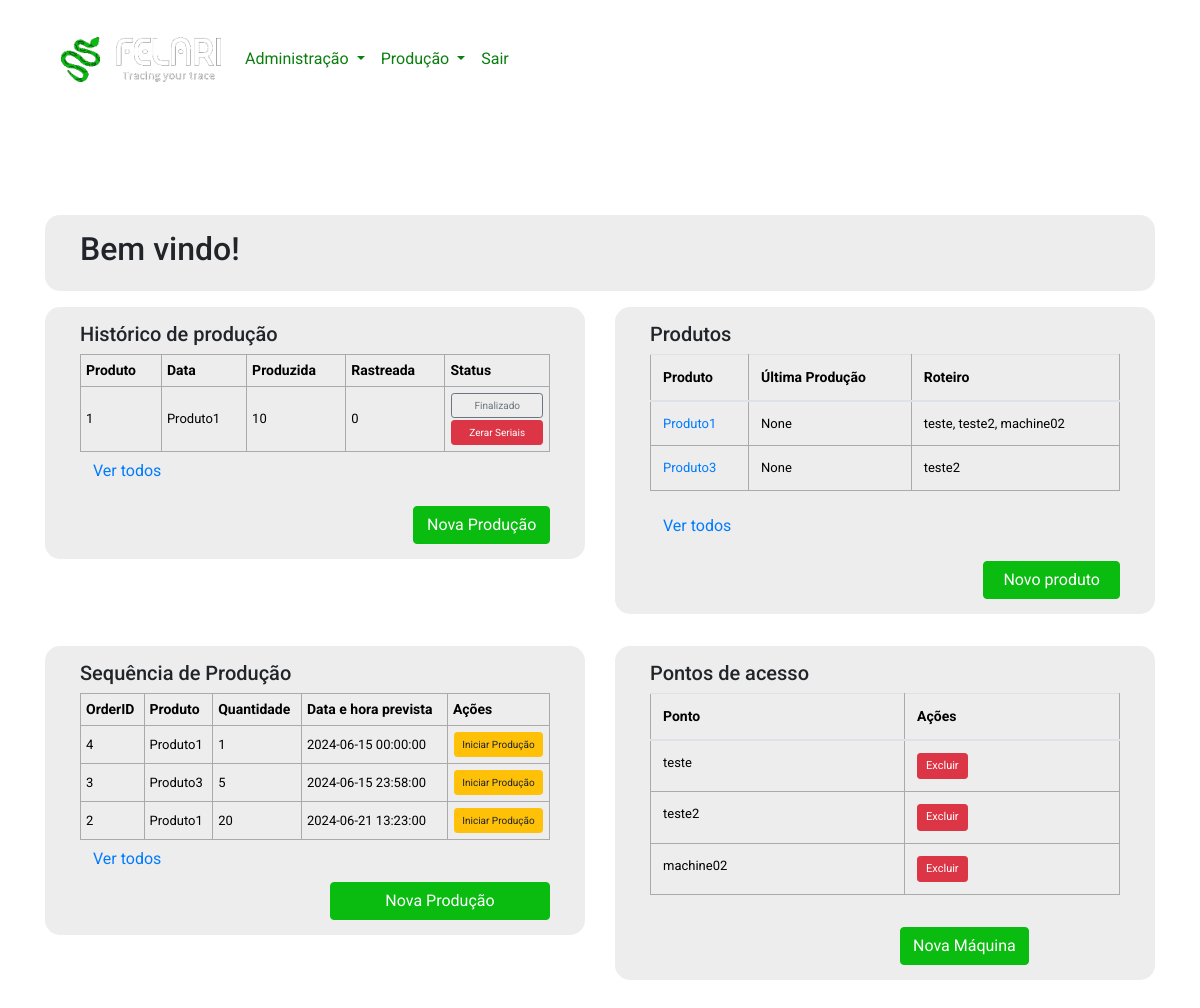
Page / (signed in) on the earlier database version.
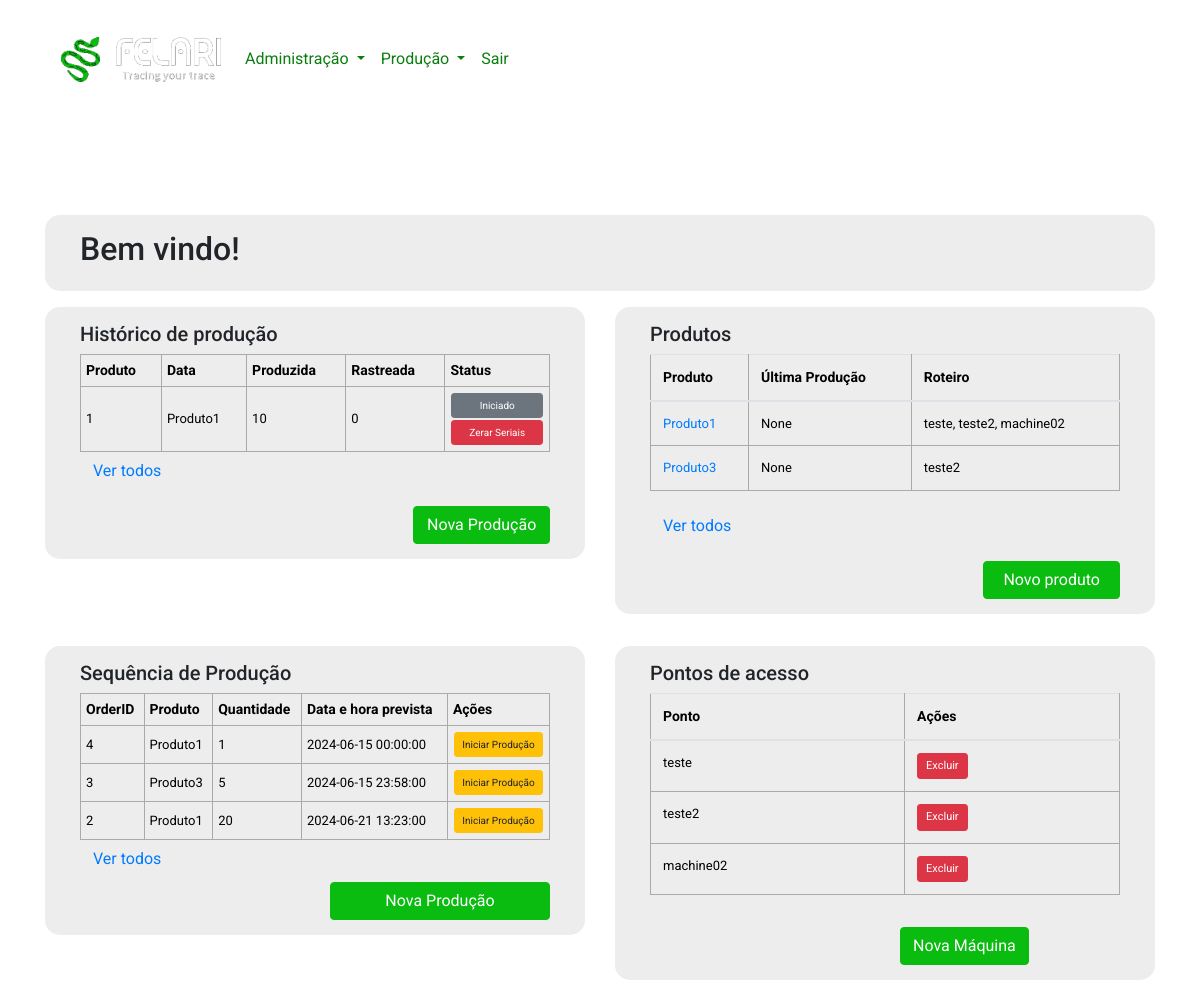
Same page on the later database version.
### app.py (models this page shows, shortened)
class OrdemProducao(db.Model):
    id = db.Column(db.Integer, primary_key=True)
    produto_id = db.Column(db.Integer, db.ForeignKey('product.id'), nullable=False)
    produto = db.relationship('Product', backref=db.backref('ordens_producao', lazy=True))
    quantidade = db.Column(db.Integer, nullable=False)
    data_prevista = db.Column(db.DateTime, nullable=False)
    status = db.Column(db.Integer, nullable=False)

class Product(db.Model):
    id = db.Column(db.Integer, primary_key=True)
    nome = db.Column(db.String(100), nullable=False)
    ultima_producao = db.Column(db.DateTime)
    access_points = db.relationship('AccessPoint', secondary=products_access_points, backref=db.backref('products', lazy='dynamic'))

### app.py (the view, shortened to what this page needs)
@app.route('/', methods=['GET', 'POST'])
@login_required
def index():
    produtos = Product.query.join(Product.access_points).all()
    ordens = OrdemProducao.query.order_by(OrdemProducao.data_prevista).all()
    form = TaskForm()
    tasks = aFazer.query.order_by(aFazer.date_created).all()
    access_points = AccessPoint.query.all()
    return render_template('index.html', form=form, tasks=tasks, access_points=access_points, produtos=produtos, ordens=ordens)

### app.py (called while the page is built)
@login_manager.user_loader
def load_user(user_id):
    return User.query.get(int(user_id))

### templates/index.html (shortened to what the changed rows need)
{% extends 'base.html' %}
{% block body %}
<div class="inicio my-5 container">
    <div class="row">
        <div class="col-12">
            <div class="inicio-card">
                <h2>Bem vindo!</h2>
            </div>
        </div>
        <div class="col-12 col-md-6 my-3 h-100">
            <div class="inicio-card h-100">
                <div class="table-responsive">
                    <table>
                        <thead>
                            <tr>
                                <th>Produto</th>
                                <th>Data</th>
                                <th>Produzida</th>
                                <th>Rastreada</th>
                                <th>Status</th>
                            </tr>
                        </thead>
                        <tbody>
                            {% for ordem in ordens %}
                                {% if ordem.status in [2,3] %}
                                <tr class="ordemDeProducao">
                                    <td>{{ ordem.id }}</td>
                                    <td>{{ ordem.produto.nome }}</td>
                                    <td>{{ ordem.quantidade }}</td>
                                    <td> 0 </td>
                                    <td>
                                        {% if ordem.status == 2 %}
                                        <a class="btn btn-secondary btn-sm" href="/view_serials/{{ordem.id}}">Iniciado</a>
                                        <form action="{{ url_for('delete_serials', ordem_id=ordem.id) }}" method="post">
                                            <button type="submit" class="btn btn-danger btn-sm">Zerar Seriais</button>
                                        </form>
                                        {% elif ordem.status == 3 %}
                                            <a class="btn btn-outline-secondary btn-sm" href="/view_serials/{{ordem.id}}">Finalizado</a>
                                            <form action="{{ url_for('delete_serials', ordem_id=ordem.id) }}" method="post">
                                                <button type="submit" class="btn btn-danger btn-sm">Zerar Seriais</button>
                                            </form>
                                        {% endif %}
                                    </td>
                                </tr>
                                {% endif %}
                            {% endfor %}
                        </tbody>
                    </table>
                </div>
            </div>
        </div>
        <div class="col-12 col-md-6 my-3 h-100">
            <div class="inicio-card h-100">
                <div class="table-responsive">
                    <table class="table">
                        <thead>
                            <tr>
                                <th>Produto</th>
                                <th>Última Produção</th>
                                <th>Roteiro</th>
                            </tr>
                        </thead>
                    </table>
                </div>
            </div>
        </div>
        <div class="col-12 col-md-6 my-3 h-100">
            <div class="inicio-card h-100">
                <div class="table-responsive">
                    <table>
                        <thead>
                            <tr>
                                <th>OrderID</th>
                                <th>Produto</th>
                                <th>Quantidade</th>
                                <th>Data e hora prevista</th>
                                <th>Ações</th>
                            </tr>
                        </thead>
                    </table>
                </div>
            </div>
        </div>
        <div class="col-12 col-md-6 my-3 h-100">
            <div class="inicio-card h-100">
                <div class="table-responsive">
                    <table class="table">
                        <thead>
                            <tr>
                                <th>Ponto</th>
                                <th>Ações</th>
                            </tr>
                        </thead>
                    </table>
                </div>
            </div>
        </div>
    </div>
</div>
{% endblock %}

Differences in the rows shown:
changed OrdemProducao id 1: status "Finalizado" → "Iniciado"
